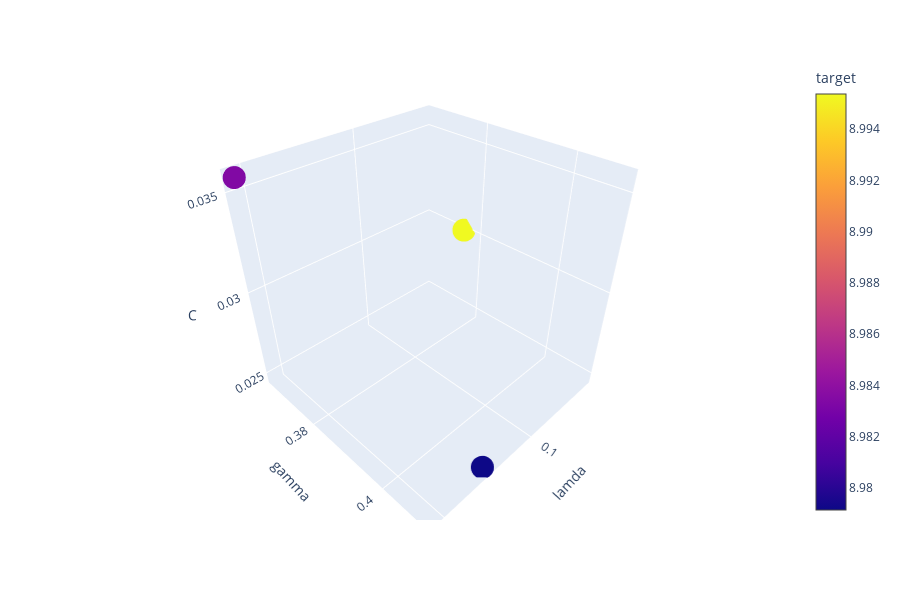

Source (notebook cell):
### Code cell
px.scatter_3d(df1, x = "lamda", y = "gamma", z = "C", color = "target")

### Figure 1 — Plotly figure (JSON) as saved in the notebook; plotly's stock layout.template omitted (floating-point values rounded to 4 significant figures)
{"data": [{"hoverlabel": {"namelength": 0}, "hovertemplate": "lamda=%{x}<br>gamma=%{y}<br>C=%{z}<br>target=%{marker.color}", "legendgroup": "", "marker": {"color": [8.995, 8.983, 8.979], "coloraxis": "coloraxis", "symbol": "circle"}, "mode": "markers", "name": "", "scene": "scene", "showlegend": false, "type": "scatter3d", "x": [0.02, 0.209, 0.1532], "y": [0.3763, 0.3655, 0.4097], "z": [0.03, 0.03567, 0.02466]}], "layout": {"coloraxis": {"colorbar": {"title": {"text": "target"}}, "colorscale": [[0, "#0d0887"], [0.1111, "#46039f"], [0.2222, "#7201a8"], [0.3333, "#9c179e"], [0.4444, "#bd3786"], [0.5556, "#d8576b"], [0.6667, "#ed7953"], [0.7778, "#fb9f3a"], [0.8889, "#fdca26"], [1, "#f0f921"]]}, "height": 600, "legend": {"tracegroupgap": 0}, "margin": {"t": 60}, "scene": {"domain": {"x": [0, 0.98], "y": [0, 1]}, "xaxis": {"title": {"text": "lamda"}}, "yaxis": {"title": {"text": "gamma"}}, "zaxis": {"title": {"text": "C"}}}}}
